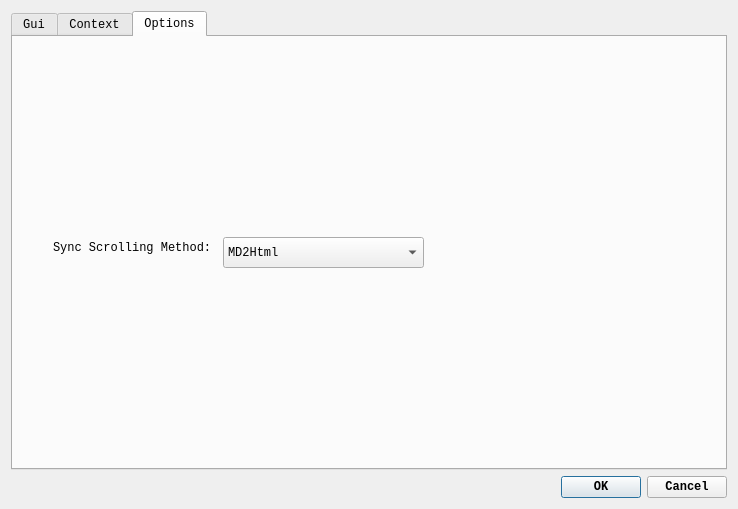
<?xml version="1.0" encoding="UTF-8"?>
<ui version="4.0">
 <class>SmkOptionDialog</class>
 <widget class="QDialog" name="SmkOptionDialog">
  <property name="geometry">
   <rect>
    <x>0</x>
    <y>0</y>
    <width>680</width>
    <height>509</height>
   </rect>
  </property>
  <property name="font">
   <font>
    <family>Consolas</family>
    <weight>75</weight>
    <bold>true</bold>
   </font>
  </property>
  <property name="windowTitle">
   <string>Smark Option</string>
  </property>
  <property name="windowIcon">
   <iconset resource="rc/icon.qrc">
    <normaloff>:/icon/file-option.png</normaloff>:/icon/file-option.png</iconset>
  </property>
  <layout class="QGridLayout" name="gridLayout_3">
   <item row="1" column="0">
    <layout class="QHBoxLayout" name="horizontalLayout">
     <property name="spacing">
      <number>0</number>
     </property>
     <item>
      <spacer name="horizontalSpacer_2">
       <property name="orientation">
        <enum>Qt::Horizontal</enum>
       </property>
       <property name="sizeHint" stdset="0">
        <size>
         <width>208</width>
         <height>20</height>
        </size>
       </property>
      </spacer>
     </item>
     <item>
      <widget class="QDialogButtonBox" name="buttonBox">
       <property name="orientation">
        <enum>Qt::Horizontal</enum>
       </property>
       <property name="standardButtons">
        <set>QDialogButtonBox::Cancel|QDialogButtonBox::Ok</set>
       </property>
      </widget>
     </item>
    </layout>
   </item>
   <item row="0" column="0">
    <widget class="QTabWidget" name="tabWidget">
     <property name="font">
      <font>
       <family>Consolas</family>
       <weight>50</weight>
       <bold>false</bold>
      </font>
     </property>
     <property name="currentIndex">
      <number>2</number>
     </property>
     <widget class="QWidget" name="tabGui">
      <attribute name="title">
       <string>Gui</string>
      </attribute>
      <layout class="QGridLayout" name="gridLayout">
       <item row="0" column="0">
        <widget class="QLabel" name="labelStyle">
         <property name="text">
          <string>Qt Gui Style:</string>
         </property>
         <property name="alignment">
          <set>Qt::AlignRight|Qt::AlignTop|Qt::AlignTrailing</set>
         </property>
        </widget>
       </item>
       <item row="0" column="1" colspan="3">
        <widget class="QComboBox" name="comboBoxGuiStyle"/>
       </item>
       <item row="1" column="0">
        <widget class="QLabel" name="labelFont">
         <property name="text">
          <string>Editor Font:</string>
         </property>
         <property name="alignment">
          <set>Qt::AlignRight|Qt::AlignTop|Qt::AlignTrailing</set>
         </property>
        </widget>
       </item>
       <item row="1" column="1">
        <widget class="QFontComboBox" name="comboBoxEnglishFont"/>
       </item>
       <item row="1" column="2">
        <widget class="QFontComboBox" name="comboBoxChineseFont"/>
       </item>
       <item row="1" column="3">
        <widget class="QSpinBox" name="spinBoxFontSize"/>
       </item>
       <item row="2" column="0">
        <widget class="QLabel" name="labelColor">
         <property name="text">
          <string>Syntax Color:</string>
         </property>
         <property name="alignment">
          <set>Qt::AlignRight|Qt::AlignTop|Qt::AlignTrailing</set>
         </property>
        </widget>
       </item>
       <item row="2" column="1" colspan="3">
        <widget class="QListWidget" name="listColor"/>
       </item>
      </layout>
     </widget>
     <widget class="QWidget" name="tabContext">
      <attribute name="title">
       <string>Context</string>
      </attribute>
      <layout class="QGridLayout" name="gridLayout_7">
       <item row="0" column="0">
        <widget class="QLabel" name="labelCSS">
         <property name="text">
          <string>CSS URL:</string>
         </property>
         <property name="alignment">
          <set>Qt::AlignRight|Qt::AlignTrailing|Qt::AlignVCenter</set>
         </property>
        </widget>
       </item>
       <item row="0" column="1">
        <widget class="QLineEdit" name="lineEditCSSURL"/>
       </item>
       <item row="0" column="2">
        <widget class="QPushButton" name="buttonCSSURL">
         <property name="maximumSize">
          <size>
           <width>32</width>
           <height>32</height>
          </size>
         </property>
         <property name="text">
          <string>...</string>
         </property>
        </widget>
       </item>
       <item row="1" column="0">
        <widget class="QLabel" name="labelMathJax">
         <property name="text">
          <string>MathJax URL:</string>
         </property>
         <property name="alignment">
          <set>Qt::AlignRight|Qt::AlignTrailing|Qt::AlignVCenter</set>
         </property>
        </widget>
       </item>
       <item row="1" column="1">
        <widget class="QLineEdit" name="lineEditMathJaxURL"/>
       </item>
       <item row="1" column="2">
        <widget class="QPushButton" name="buttonMathJaxURL">
         <property name="maximumSize">
          <size>
           <width>32</width>
           <height>32</height>
          </size>
         </property>
         <property name="text">
          <string>...</string>
         </property>
        </widget>
       </item>
       <item row="2" column="0" colspan="3">
        <widget class="QTabWidget" name="tabWidget_2">
         <property name="currentIndex">
          <number>3</number>
         </property>
         <widget class="QWidget" name="tabHeader">
          <attribute name="title">
           <string>HTML Header</string>
          </attribute>
          <layout class="QGridLayout" name="gridLayout_2">
           <item row="0" column="0">
            <widget class="QLabel" name="labelHeader">
             <property name="text">
              <string>Insert Context between &lt;header&gt; and &lt;/header&gt; :</string>
             </property>
             <property name="alignment">
              <set>Qt::AlignLeading|Qt::AlignLeft|Qt::AlignTop</set>
             </property>
            </widget>
           </item>
           <item row="1" column="0">
            <widget class="QPlainTextEdit" name="textEditHeader">
             <property name="font">
              <font>
               <family>Consolas</family>
               <pointsize>9</pointsize>
               <weight>50</weight>
               <bold>false</bold>
              </font>
             </property>
            </widget>
           </item>
          </layout>
         </widget>
         <widget class="QWidget" name="tabHat">
          <attribute name="title">
           <string>HTML Hat</string>
          </attribute>
          <layout class="QGridLayout" name="gridLayout_4">
           <item row="0" column="0">
            <widget class="QLabel" name="labelHat">
             <property name="text">
              <string>&lt;html&gt;&lt;head/&gt;&lt;body&gt;&lt;p&gt;Insert Context after &amp;lt;body&amp;gt; :&lt;/p&gt;&lt;/body&gt;&lt;/html&gt;</string>
             </property>
             <property name="alignment">
              <set>Qt::AlignLeading|Qt::AlignLeft|Qt::AlignTop</set>
             </property>
            </widget>
           </item>
           <item row="1" column="0">
            <widget class="QPlainTextEdit" name="textEditHat">
             <property name="font">
              <font>
               <family>Consolas</family>
               <pointsize>9</pointsize>
               <weight>50</weight>
               <bold>false</bold>
              </font>
             </property>
            </widget>
           </item>
          </layout>
         </widget>
         <widget class="QWidget" name="tabTail">
          <attribute name="title">
           <string>HTML Tail</string>
          </attribute>
          <layout class="QGridLayout" name="gridLayout_5">
           <item row="0" column="0">
            <widget class="QLabel" name="labelTail">
             <property name="text">
              <string>Insert Context before &lt;/body&gt;:</string>
             </property>
             <property name="alignment">
              <set>Qt::AlignLeading|Qt::AlignLeft|Qt::AlignTop</set>
             </property>
            </widget>
           </item>
           <item row="1" column="0">
            <widget class="QPlainTextEdit" name="textEditTail">
             <property name="font">
              <font>
               <family>Consolas</family>
               <pointsize>9</pointsize>
               <weight>50</weight>
               <bold>false</bold>
              </font>
             </property>
            </widget>
           </item>
          </layout>
         </widget>
         <widget class="QWidget" name="tabFoot">
          <attribute name="title">
           <string>HTML Foot</string>
          </attribute>
          <layout class="QGridLayout" name="gridLayout_6">
           <item row="0" column="0">
            <widget class="QLabel" name="labelFoot">
             <property name="text">
              <string>Insert Context after &lt;/body&gt; :</string>
             </property>
             <property name="alignment">
              <set>Qt::AlignLeading|Qt::AlignLeft|Qt::AlignTop</set>
             </property>
            </widget>
           </item>
           <item row="1" column="0">
            <widget class="QPlainTextEdit" name="textEditFoot">
             <property name="font">
              <font>
               <family>Consolas</family>
               <pointsize>9</pointsize>
               <weight>50</weight>
               <bold>false</bold>
              </font>
             </property>
            </widget>
           </item>
          </layout>
         </widget>
        </widget>
       </item>
      </layout>
     </widget>
     <widget class="QWidget" name="tabOptions">
      <attribute name="title">
       <string>Options</string>
      </attribute>
      <widget class="QComboBox" name="comboBoxSyncScroll">
       <property name="geometry">
        <rect>
         <x>210</x>
         <y>200</y>
         <width>201</width>
         <height>31</height>
        </rect>
       </property>
       <property name="currentText">
        <string>MD2Html</string>
       </property>
       <item>
        <property name="text">
         <string>MD2Html</string>
        </property>
       </item>
       <item>
        <property name="text">
         <string>Html2MD</string>
        </property>
       </item>
      </widget>
      <widget class="QLabel" name="label">
       <property name="geometry">
        <rect>
         <x>40</x>
         <y>200</y>
         <width>161</width>
         <height>21</height>
        </rect>
       </property>
       <property name="text">
        <string>Sync Scrolling Method:</string>
       </property>
      </widget>
     </widget>
    </widget>
   </item>
  </layout>
 </widget>
 <resources>
  <include location="rc/icon.qrc"/>
 </resources>
 <connections>
  <connection>
   <sender>buttonBox</sender>
   <signal>accepted()</signal>
   <receiver>SmkOptionDialog</receiver>
   <slot>accept()</slot>
   <hints>
    <hint type="sourcelabel">
     <x>248</x>
     <y>254</y>
    </hint>
    <hint type="destinationlabel">
     <x>157</x>
     <y>274</y>
    </hint>
   </hints>
  </connection>
  <connection>
   <sender>buttonBox</sender>
   <signal>rejected()</signal>
   <receiver>SmkOptionDialog</receiver>
   <slot>reject()</slot>
   <hints>
    <hint type="sourcelabel">
     <x>316</x>
     <y>260</y>
    </hint>
    <hint type="destinationlabel">
     <x>286</x>
     <y>274</y>
    </hint>
   </hints>
  </connection>
 </connections>
</ui>
